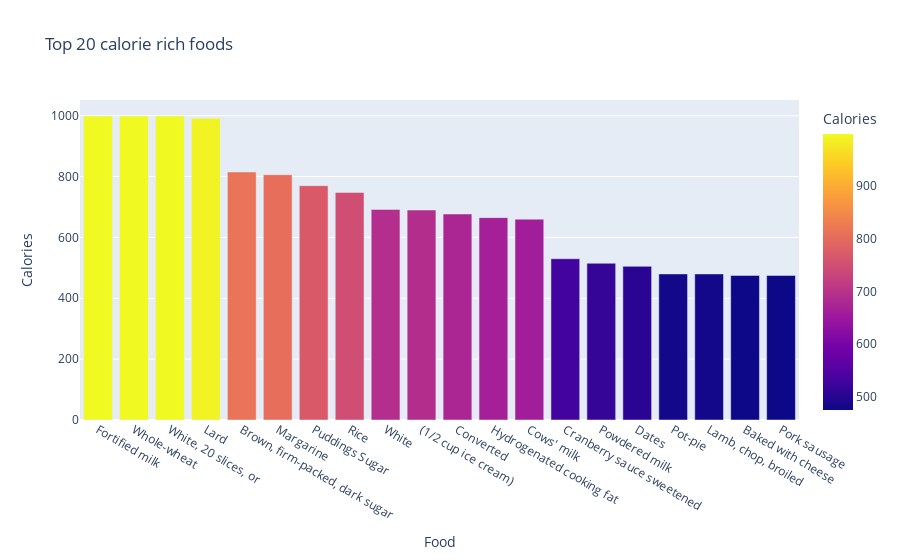

This figure's notebook cell:
### Code cell
cals= nutrients.sort_values(by='Calories', ascending= False)
top_20_cals=cals.head(20)
fig = px.bar(top_20_cals, x='Food', y='Calories',
             color='Calories', title=' Top 20 calorie rich foods')
fig.show()

### Figure 1 — Plotly figure (JSON) as saved in the notebook; plotly's stock layout.template omitted (floating-point values rounded to 4 significant figures)
{"data": [{"alignmentgroup": "True", "hovertemplate": "Food=%{x}<br>Calories=%{marker.color}<extra></extra>", "legendgroup": "", "marker": {"color": [999, 999, 999, 992, 815, 806, 770, 748, 692, 690, 677, 665, 660, 530, 515, 505, 480, 480, 475, 475], "coloraxis": "coloraxis", "pattern": {"shape": ""}}, "name": "", "offsetgroup": "", "orientation": "v", "showlegend": false, "textposition": "auto", "type": "bar", "x": ["Fortified milk", "Whole-wheat", "White, 20 slices, or", "Lard", "Brown, firm-packed, dark sugar", "Margarine", "Puddings Sugar", "Rice", "White", "(1/2 cup ice cream)", "Converted", "Hydrogenated cooking fat", "Cows' milk", "Cranberry sauce sweetened", "Powdered milk", "Dates", "Pot-pie", "Lamb, chop, broiled", "Baked with cheese", "Pork sausage"], "xaxis": "x", "y": [999, 999, 999, 992, 815, 806, 770, 748, 692, 690, 677, 665, 660, 530, 515, 505, 480, 480, 475, 475], "yaxis": "y"}], "layout": {"autosize": true, "barmode": "relative", "coloraxis": {"colorbar": {"title": {"text": "Calories"}}, "colorscale": [[0, "#0d0887"], [0.1111, "#46039f"], [0.2222, "#7201a8"], [0.3333, "#9c179e"], [0.4444, "#bd3786"], [0.5556, "#d8576b"], [0.6667, "#ed7953"], [0.7778, "#fb9f3a"], [0.8889, "#fdca26"], [1, "#f0f921"]]}, "legend": {"tracegroupgap": 0}, "title": {"text": " Top 20 calorie rich foods"}, "xaxis": {"anchor": "y", "autorange": true, "domain": [0, 1], "range": [-0.5, 19.5], "title": {"text": "Food"}, "type": "category"}, "yaxis": {"anchor": "x", "autorange": true, "domain": [0, 1], "range": [0, 1052.0], "title": {"text": "Calories"}, "type": "linear"}}}
